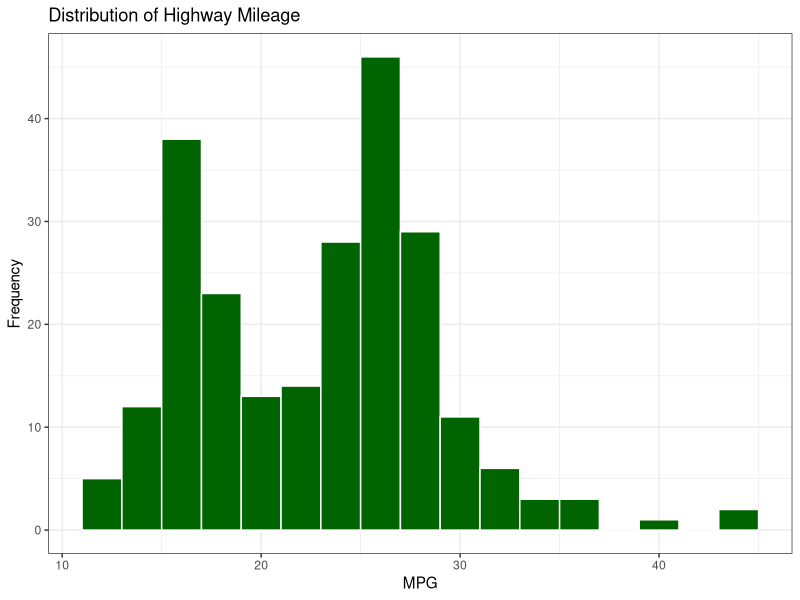
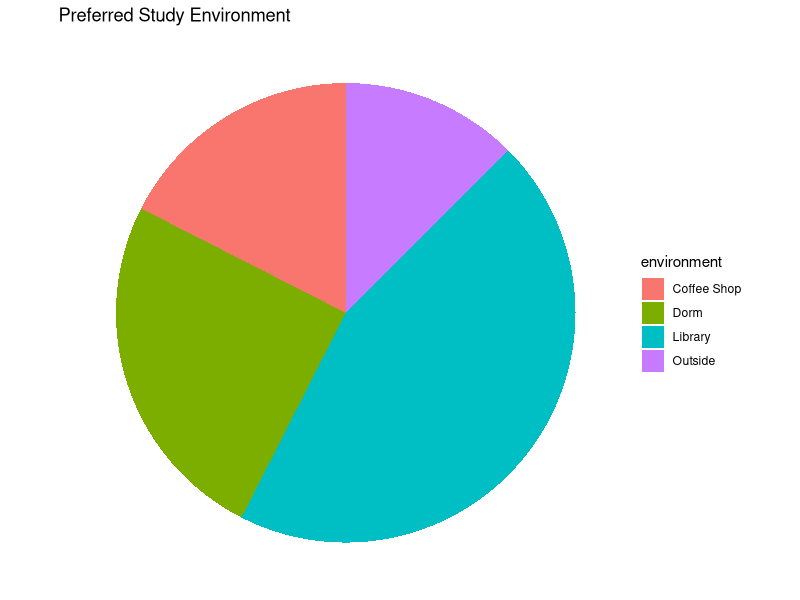
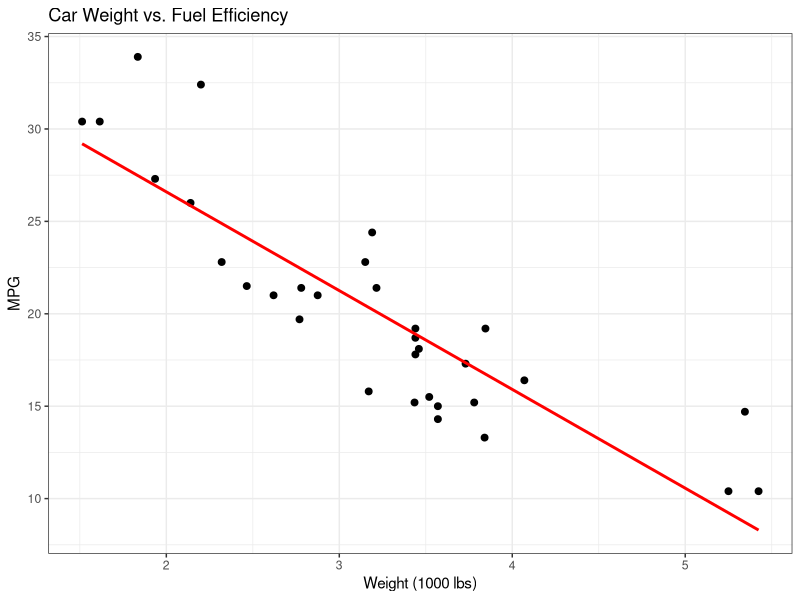
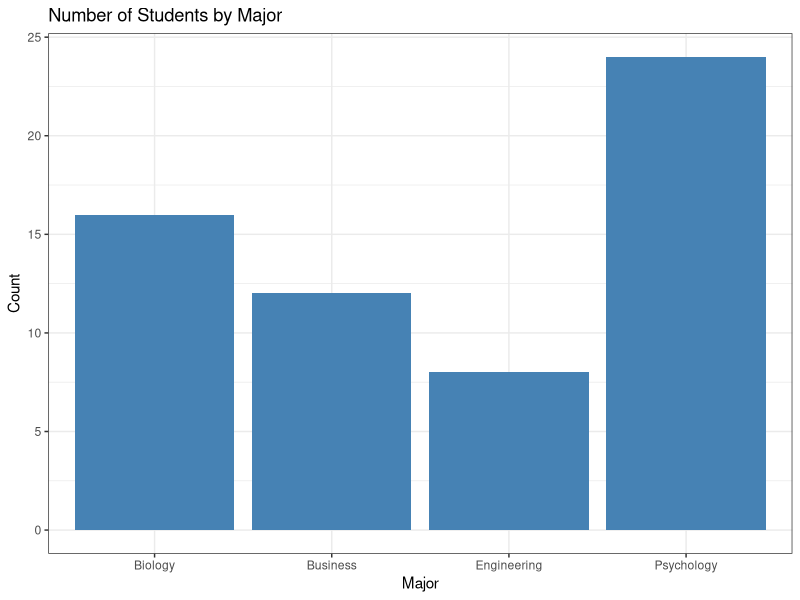
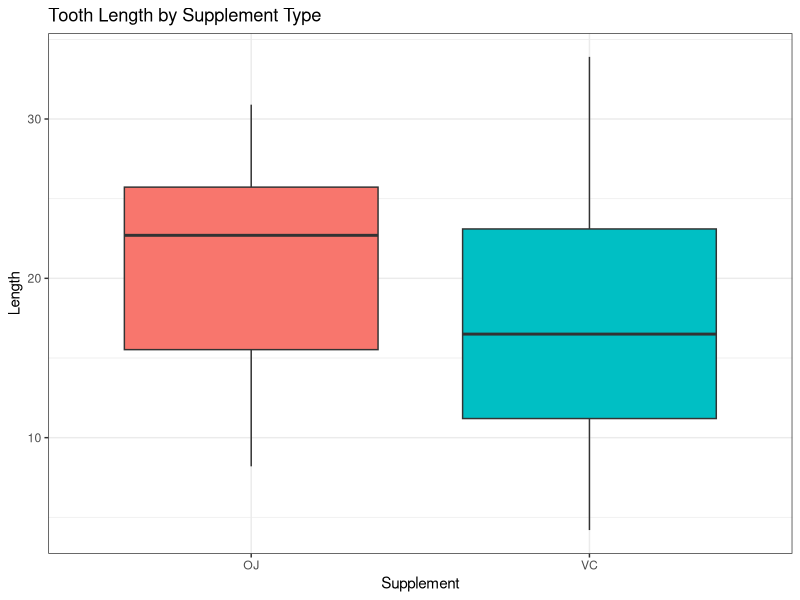
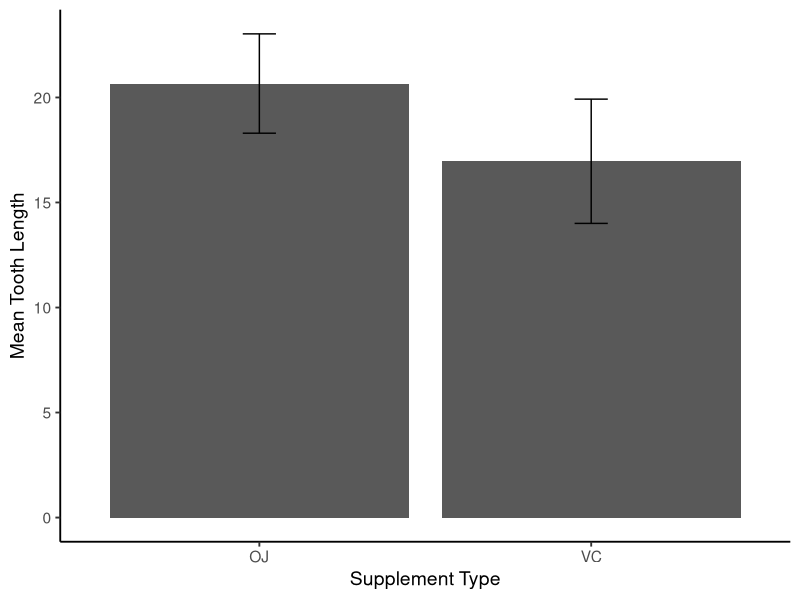
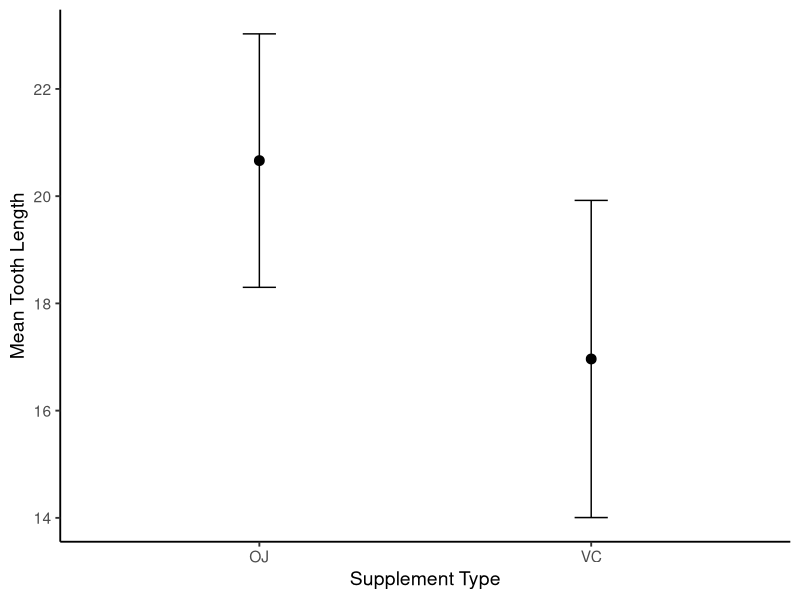
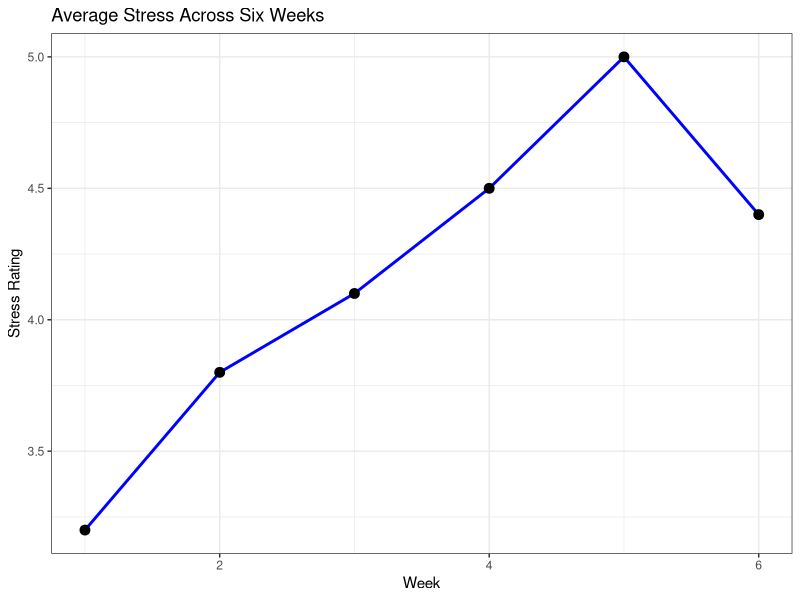

Recreate these plots in R, in order.
## ---- chunk 1
knitr::opts_chunk$set(echo = TRUE, warning = FALSE, message = FALSE, fig.height = 4, fig.width = 6, fig.align = 'center')
library(tidyverse)
## ---- chunk 2
ggplot(mpg, aes(x = hwy)) +
  geom_histogram(binwidth = 2, fill = "darkgreen", color = "white") +
  labs(title = "Distribution of Highway Mileage", x = "MPG", y = "Frequency") +
  theme_bw()
## ---- chunk 3
study_pref <- tibble(
  environment = c("Library", "Dorm", "Coffee Shop", "Outside"),
  count = c(18, 10, 7, 5)
)

ggplot(study_pref, aes(x = "", y = count, fill = environment)) +
  geom_col(width = 1) +
  coord_polar(theta = "y") +
  labs(title = "Preferred Study Environment") +
  theme_void()
## ---- chunk 4
ggplot(mtcars, aes(x = wt, y = mpg)) +
  geom_point(size = 2) +
  geom_smooth(method = "lm", se = FALSE, color = "red") +
  labs(title = "Car Weight vs. Fuel Efficiency", x = "Weight (1000 lbs)", y = "MPG") +
  theme_bw()
## ---- chunk 5
major_counts <- tibble(
  major = c("Psychology", "Biology", "Business", "Engineering"),
  count = c(24, 16, 12, 8)
)

ggplot(major_counts, aes(x = major, y = count)) +
  geom_col(fill = "steelblue") +
  labs(title = "Number of Students by Major", x = "Major", y = "Count") +
  theme_bw()
## ---- chunk 6
ggplot(ToothGrowth, aes(x = supp, y = len, fill = supp)) +
  geom_boxplot() +
  labs(title = "Tooth Length by Supplement Type", x = "Supplement", y = "Length") +
  theme_bw() + theme(legend.position = "none")
## ---- chunk 7
# Compute 95% CI (Mean +/- 1.96 * SE)
tooth_summary <- ToothGrowth %>%
  group_by(supp) %>%
  summarise(
    n = n(), mean_len = mean(len), sd_len = sd(len),
    se_len = sd_len / sqrt(n),
    ci_lower = mean_len - 1.96 * se_len, ci_upper = mean_len + 1.96 * se_len,
    .groups = "drop"
  )

ggplot(tooth_summary, aes(x = supp, y = mean_len)) +
  geom_col() +
  geom_errorbar(aes(ymin = ci_lower, ymax = ci_upper), width = 0.1) +
  labs(x = "Supplement Type", y = "Mean Tooth Length") +
  theme_classic(base_size = 14)
## ---- chunk 8
# Compute 95% CI (Mean +/- 1.96 * SE)
tooth_summary <- ToothGrowth %>%
  group_by(supp) %>%
  summarise(
    n = n(), mean_len = mean(len), sd_len = sd(len),
    se_len = sd_len / sqrt(n),
    ci_lower = mean_len - 1.96 * se_len, ci_upper = mean_len + 1.96 * se_len,
    .groups = "drop"
  )

ggplot(tooth_summary, aes(x = supp, y = mean_len)) +
  geom_point(size=3) +
  geom_errorbar(aes(ymin = ci_lower, ymax = ci_upper), width = 0.1) +
  labs(x = "Supplement Type", y = "Mean Tooth Length") +
  theme_classic(base_size = 14)
## ---- chunk 9
stress_time <- tibble(week = 1:6, mean_stress = c(3.2, 3.8, 4.1, 4.5, 5.0, 4.4))

ggplot(stress_time, aes(x = week, y = mean_stress)) +
  geom_line(color = "blue", size = 1) +
  geom_point(size = 3) +
  labs(title = "Average Stress Across Six Weeks", x = "Week", y = "Stress Rating") +
  theme_bw()
## ---- chunk 10
# Creating a summarized dataset of symptom scores over 4 weeks
treatment_summary <- tibble(
  week = rep(1:4, times = 2),
  condition = rep(c("Control", "Treatment"), each = 4),
  mean_score = c(40, 42, 41, 43,   # Control stays high
                 40, 32, 25, 18),  # Treatment drops
  se = c(2.1, 2.5, 2.3, 2.8,       # Standard Errors
         2.0, 2.2, 1.9, 1.7)
)

ggplot(treatment_summary, aes(x = week, y = mean_score, color = condition, group = condition)) +
  geom_line(size = 1) +
  geom_point(size = 3) +
  geom_errorbar(aes(ymin = mean_score - se, ymax = mean_score + se), width = 0.1, size = 0.7) +
  labs(
    title = "Symptom Severity Over 4 Weeks", 
    x = "Week", 
    y = "Mean Symptom Score", 
    color = "Condition"
  ) +
  theme_classic(base_size = 14)
